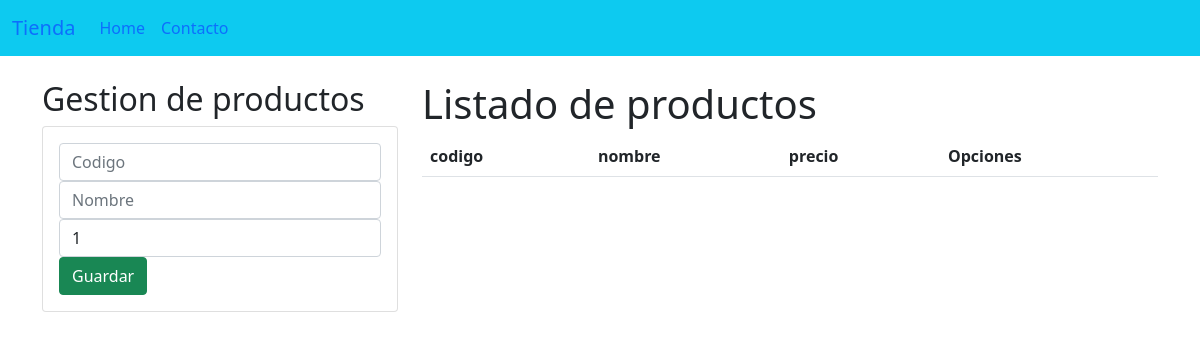
The page /crud/ on the database as committed earlier.
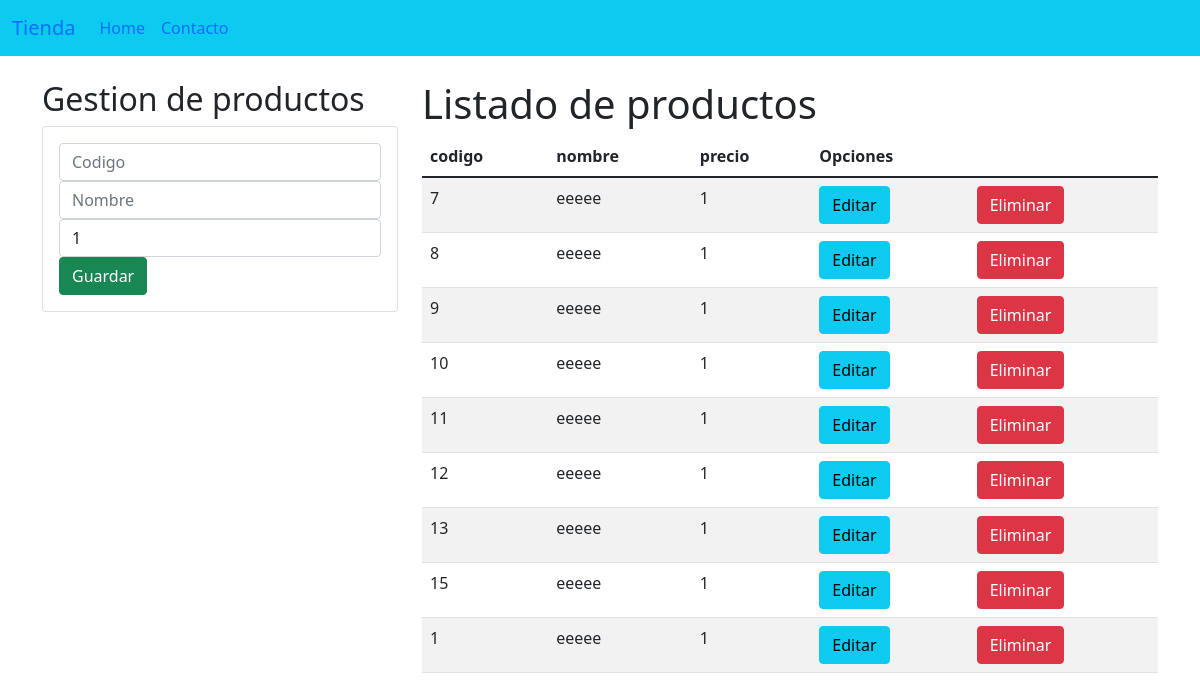
The same page on the database as committed later.
### crud/models.py (models this page shows, shortened)
class Producto(models.Model):
    codigo=models.CharField(primary_key=True, max_length=6)
    nombre=models.CharField(max_length=50)
    precio= models.PositiveSmallIntegerField()

### crud/views.py (the view)
# urls.py: path('', views.homeProductos),
def homeProductos(request):
    productosListados = Producto.objects.all()
    return render(request, "gestionProductos.html", {"productos": productosListados})

### crud/templates/gestionProductos.html (shortened to what this page needs)
{% extends "./base.html"%}
{% block body%}
<div class="row">
    <div class="col-sm-12 col-md-6 col-lg-4 col-xl-4">
        <h2>Gestion de productos</h2>
        <div class="card">
            <div class="card-body">
                <form action="registrarProducto/" method="POST">{% csrf_token %}
                    <div class="form-group">
                        <input type="text" id="=txtCodigo" name="txtCodigo" class="form-control" placeholder="Codigo" minlength="1" required >
                    </div>
                    <div class="form-group">
                        <input type="text" id="=txtNombre" name="txtNombre" class="form-control" placeholder="Nombre" minlength="5" required >
                    </div>
                    <div class="form-group">
                        <input type="text" id="=numPrecio" name="numPrecio" class="form-control"  min="1" max="10000" value="1" required >
                    </div>
                    <div class="form-group">
                        <button type="submit" class="btn btn-success btn-block text-white">Guardar</button>
                    </div>
                </form>
            </div>
        </div>
    </div>
    <div class="col-sm-12 col-md-6 col-lg-8 col-xl-8">
        <h1>Listado de productos</h1>
        <div class="table-responsive">
            <table class="table table-striped">
                <thead>
                    <tr>
                        <th>codigo</th>
                        <th>nombre</th>
                        <th>precio</th>
                        <th colspan ="2">Opciones</th>
                    </tr>
                </thead>
                <tbody>
                    {% for c in productos %}
                    <tr>
                        <td>{{c.codigo}}</td>
                        <td>{{c.nombre}}</td>
                        <td>{{c.precio}}</td>
                        <td><a href="edicionProducto/{{c.codigo}}" class="btn btn-info">Editar</a></td>
                        <td><a href="eliminarProducto/{{c.codigo}}" class="btn btn-danger">Eliminar</a></td>
                    </tr>
                    {% endfor%}
                </tbody>
            </table>
        </div>
    </div>
</div>
{% endblock%}

Rows that differ between the two databases and show on the page:
added Producto: codigo "7", nombre "eeeee", precio "1"
added Producto: codigo "8", nombre "eeeee", precio "1"
added Producto: codigo "9", nombre "eeeee", precio "1"
added Producto: codigo "10", nombre "eeeee", precio "1"
added Producto: codigo "11", nombre "eeeee", precio "1"
added Producto: codigo "12", nombre "eeeee", precio "1"
added Producto: codigo "13", nombre "eeeee", precio "1"
added Producto: codigo "15", nombre "eeeee", precio "1"
added Producto: codigo "1", nombre "eeeee", precio "1"
